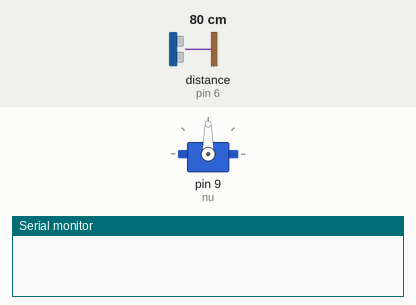
The sketch below on a simulated Arduino Uno, built with avr-gcc and run on an emulated ATmega328P. Parts: servo, the last lines printed to the serial monitor. Wiring (inferred from the names in the program): ultrasonic range finder: trigger pin 7; echo pin 6. Inputs (shaded band) come from the test bench; at power-on: distance to the obstacle (sensor on pin 6) 80 cm. The echo pulse lasts 58.3 µs per cm.

Above: at 1.2 s.
1.3 s: distance to the obstacle (sensor on pin 6) set to 7 cm
2.8 s: distance to the obstacle (sensor on pin 6) set to 4 cm
At 2.95 s:
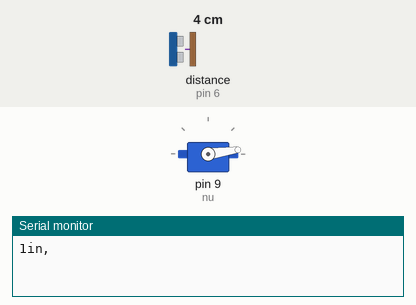
At 3.55 s:
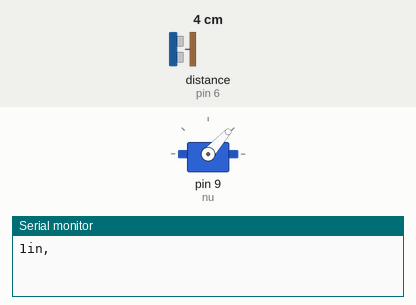
Timing chart, 0 to 11.8 s (numbered marks = the images above; inputs shaded):
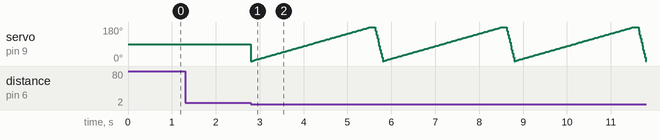

The sketch:

servotest.ino
```cpp
#include <Servo.h>             //Servo library

Servo nu;        //initialize a servo object for the connected servo
const int pingPin =7;
const int echoPin = 6;

int angle = 0;

void setup()
{
  Serial.begin(9600);
  nu.attach(9);      // attach the signal pin of servo to pin9 of arduino
}
  long microsecondsToInches(long microseconds) {
   return microseconds / 74 / 2;
}

long microsecondsToCentimeters(long microseconds) {
   return microseconds / 29 / 2;
}
void loop()
{

   long duration, inches;
   pinMode(pingPin, OUTPUT);
   digitalWrite(pingPin, LOW);
   delayMicroseconds(2);
   digitalWrite(pingPin, HIGH);
   delayMicroseconds(10);
   digitalWrite(pingPin, LOW);
   pinMode(echoPin, INPUT);
   duration = pulseIn(echoPin, HIGH);
   inches = microsecondsToInches(duration);
   if (inches<2){
   Serial.print(inches);
   Serial.print("in, ");


  for(angle = 0; angle < 180; angle += 1)    // command to move from 0 degrees to 180 degrees
  {
    nu.write(angle);                 //command to rotate the servo to the specified angle
    delay(15);
  }

  delay(100);

  for(angle = 180; angle>=1; angle-=5)     // command to move from 180 degrees to 0 degrees
  {
    nu.write(angle);              //command to rotate the servo to the specified angle
    delay(5);   }
  }}
```

Source omitted: cry.c (data table, 48304 bytes)

Measured:
- the behaviour switches between 6 and 5 cm on distance to the obstacle (sensor on pin 6) (found by bisection; images 0 and 1)
- after the input at 1.3 s, every drawn part: stays the same
